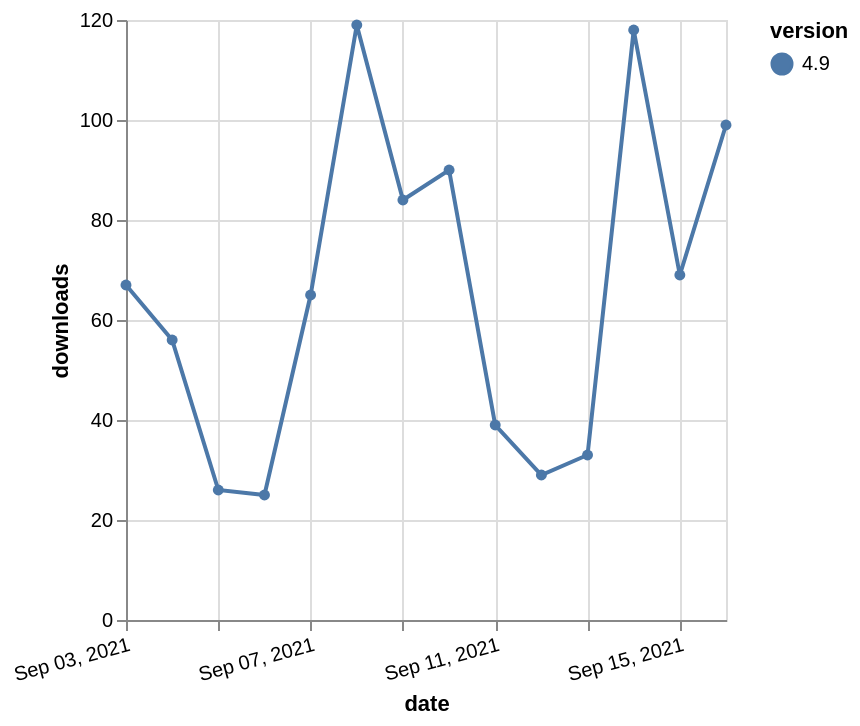

Specify this chart in Vega-Lite:
### Vega-Lite specification from a JSON file in a GitHub repository (floating-point values rounded to 4 significant figures)
{"$schema": "https://vega.github.io/schema/vega-lite/v5.json", "description": "A simple bar chart with embedded data.", "data": {"values": [{"date": "2021-09-03", "total": 77623, "delta": 67, "version": "4.9"}, {"date": "2021-09-04", "total": 77679, "delta": 56, "version": "4.9"}, {"date": "2021-09-05", "total": 77705, "delta": 26, "version": "4.9"}, {"date": "2021-09-06", "total": 77730, "delta": 25, "version": "4.9"}, {"date": "2021-09-07", "total": 77795, "delta": 65, "version": "4.9"}, {"date": "2021-09-08", "total": 77914, "delta": 119, "version": "4.9"}, {"date": "2021-09-09", "total": 77998, "delta": 84, "version": "4.9"}, {"date": "2021-09-10", "total": 78088, "delta": 90, "version": "4.9"}, {"date": "2021-09-11", "total": 78127, "delta": 39, "version": "4.9"}, {"date": "2021-09-12", "total": 78156, "delta": 29, "version": "4.9"}, {"date": "2021-09-13", "total": 78189, "delta": 33, "version": "4.9"}, {"date": "2021-09-14", "total": 78307, "delta": 118, "version": "4.9"}, {"date": "2021-09-15", "total": 78376, "delta": 69, "version": "4.9"}, {"date": "2021-09-16", "total": 78475, "delta": 99, "version": "4.9"}]}, "width": "container", "mark": {"type": "line", "point": {"filled": true}}, "encoding": {"x": {"field": "date", "type": "temporal", "timeUnit": "yearmonthdate", "title": "date", "axis": {"labelAngle": -15}}, "y": {"field": "delta", "type": "quantitative", "title": "downloads"}, "color": {"field": "version", "type": "nominal"}, "tooltip": {"field": "delta"}}}
